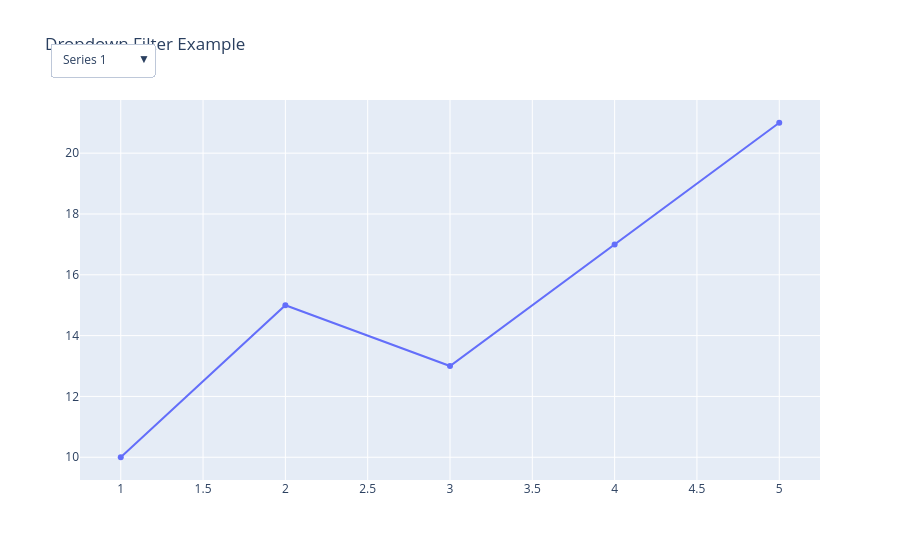

Notebook code cell kept with this figure:
### Code cell
import plotly.graph_objects as go

# Sample data
x = [1, 2, 3, 4, 5]
y1 = [10, 15, 13, 17, 21]
y2 = [16, 14, 18, 20, 12]

# Create the figure
fig = go.Figure()

# Add traces (data series)
fig.add_trace(go.Scatter(x=x, y=y1, name="Series 1", visible=True))
fig.add_trace(go.Scatter(x=x, y=y2, name="Series 2", visible=False))

# Create dropdown menu
dropdown_buttons = [
    {
        "label": "Series 1",
        "method": "update",
        "args": [{"visible": [True, False]}, {"title": "Series 1"}],
    },
    {
        "label": "Series 2",
        "method": "update",
        "args": [{"visible": [False, True]}, {"title": "Series 2"}],
    },
    {
        "label": "Both Series",
        "method": "update",
        "args": [{"visible": [True, True]}, {"title": "Both Series"}],
    },
]

# Update layout with dropdown
fig.update_layout(
    updatemenus=[
        {
            "buttons": dropdown_buttons,
            "direction": "down",
            "showactive": True,
            "x": 0.1,
            "y": 1.15,
        }
    ],
    title="Dropdown Filter Example",
)

# Export to HTML
fig.write_html("plot_with_dropdown.html")

# Show the plot (optional)
fig.show()

### Figure 1 — Plotly figure (JSON) as saved in the notebook; plotly's stock layout.template omitted (floating-point values rounded to 4 significant figures)
{"data": [{"name": "Series 1", "type": "scatter", "visible": true, "x": [1, 2, 3, 4, 5], "y": [10, 15, 13, 17, 21]}, {"name": "Series 2", "type": "scatter", "visible": false, "x": [1, 2, 3, 4, 5], "y": [16, 14, 18, 20, 12]}], "layout": {"title": {"text": "Dropdown Filter Example"}, "updatemenus": [{"buttons": [{"args": [{"visible": [true, false]}, {"title": "Series 1"}], "label": "Series 1", "method": "update"}, {"args": [{"visible": [false, true]}, {"title": "Series 2"}], "label": "Series 2", "method": "update"}, {"args": [{"visible": [true, true]}, {"title": "Both Series"}], "label": "Both Series", "method": "update"}], "direction": "down", "showactive": true, "x": 0.1, "y": 1.15}]}}
